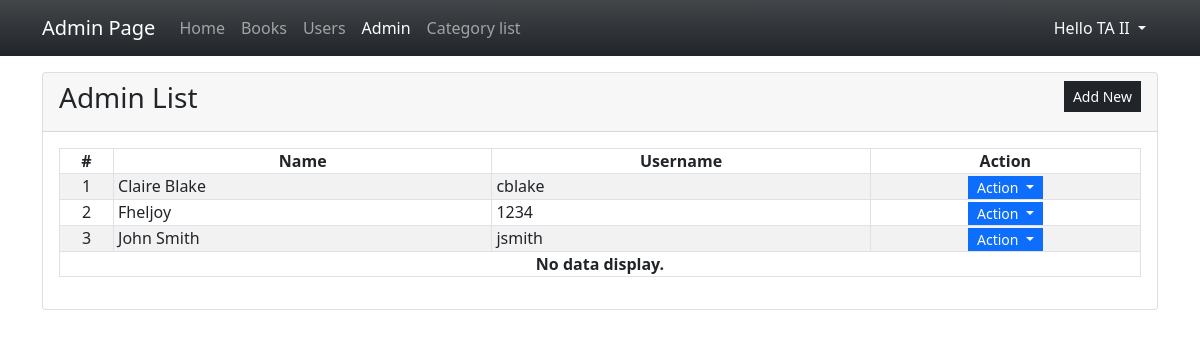
The app's page /admin/?page=admin (signed in) with its own data.
### tables this page shows
CREATE TABLE `admin_list` (
            `admin_id` INTEGER NOT NULL PRIMARY KEY AUTOINCREMENT,
            `fullname` INTEGER NOT NULL,
            `username` TEXT NOT NULL,
            `password` TEXT NOT NULL,
            `status` INTEGER NOT NULL Default 1,
            `date_created` TIMESTAMP DEFAULT CURRENT_TIMESTAMP
        );

### admin/admin.php (the view, shortened to what this page needs)
<div class="card">
    <div class="card-header d-flex justify-content-between">
        <h3 class="card-title">Admin List</h3>
        <div class="card-tools align-middle">
            <button class="btn btn-dark btn-sm py-1 rounded-0" type="button" id="create_new">Add New</button>
        </div>
    </div>
    <div class="card-body">
        <table class="table table-hover table-striped table-bordered">
            <colgroup>
                <col width="5%">
                <col width="35%">
                <col width="35%">
                <col width="25%">
            </colgroup>
            <thead>
                <tr>
                    <th class="text-center p-0">#</th>
                    <th class="text-center p-0">Name</th>
                    <th class="text-center p-0">Username</th>
                    <th class="text-center p-0">Action</th>
                </tr>
            </thead>
            <tbody>
                <?php
                $sql = "SELECT * FROM `admin_list` where admin_id != 1 order by `fullname` asc";
                $qry = $conn->query($sql);
                $i = 1;
                    while($row = $qry->fetchArray()):
                ?>
                <tr>
                    <td class="text-center p-0"><?php echo $i++; ?></td>
                    <td class="py-0 px-1"><?php echo $row['fullname'] ?></td>
                    <td class="py-0 px-1"><?php echo $row['username'] ?></td>
                    <th class="text-center py-0 px-1">
                        <div class="btn-group" role="group">
                            <button id="btnGroupDrop1" type="button" class="btn btn-primary dropdown-toggle btn-sm rounded-0 py-0" data-bs-toggle="dropdown" aria-expanded="false">
                            Action
                            </button>
                        </div>
                    </th>
                </tr>
                <?php endwhile; ?>
                <?php if(!$qry->fetchArray()): ?>
                    <tr>
                        <th class="text-center p-0" colspan="5">No data display.</th>
                    </tr>
                <?php endif; ?>
            </tbody>
        </table>
    </div>
</div>

### admin/index.php (style rules this page uses)
:root { --bs-bg-success:#00ff80 !important; --bs-success-rgb: 0,255,128 !important; }
html,body { height:100%; width:100%; }

### records on screen
admin_list: fullname "Claire Blake", username "cblake"
admin_list: fullname "Fheljoy", username "1234"
admin_list: fullname "John Smith", username "jsmith"

### other values on screen
$_SESSION['fullname'] "TA II"
